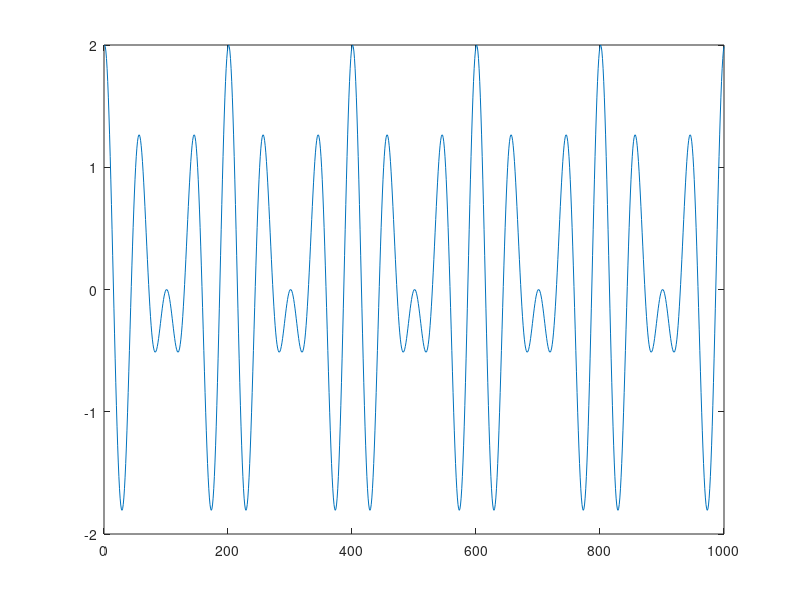
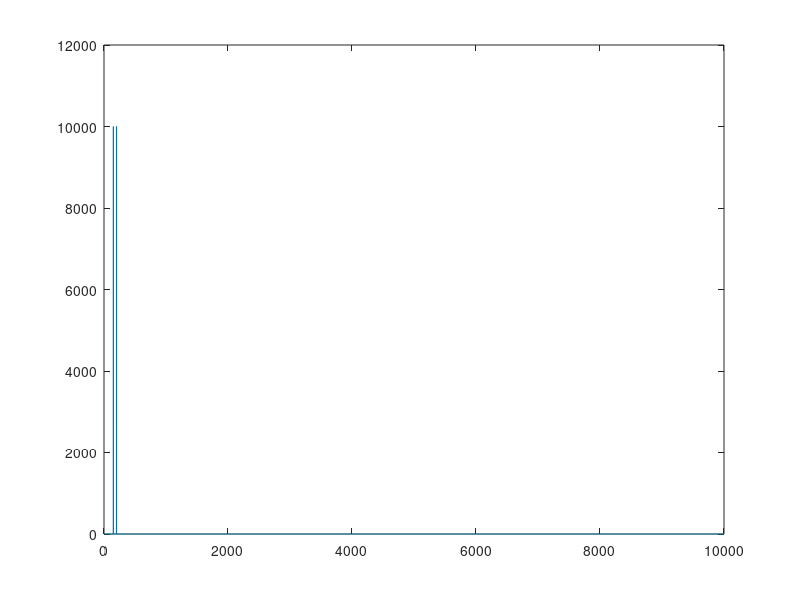
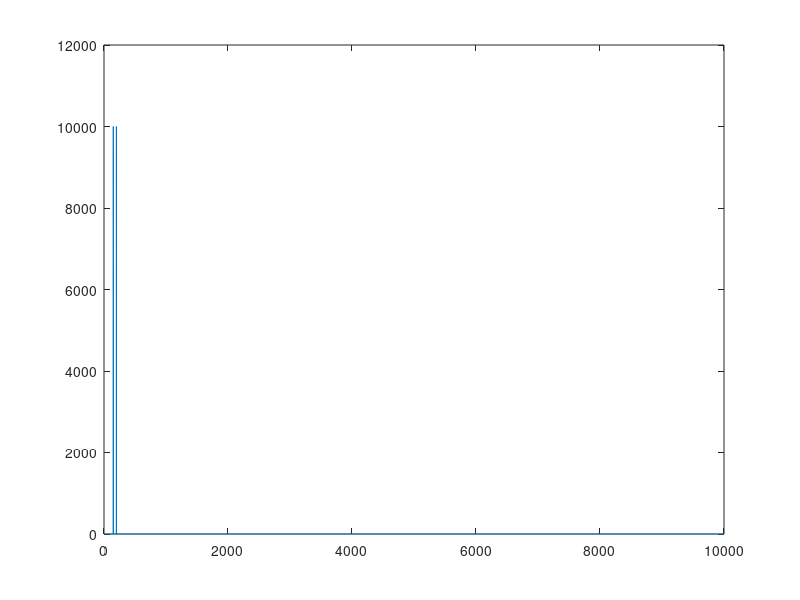

Write the MATLAB code that produced these figures, in order.

close all
fs=10000;
f=100;
t=0:1/fs:1-1/fs;
emod=exp(1i*2*pi*50*t);
x=exp(1i*2*pi*f*t);
x=x.*emod;

x2=exp(1i*2*pi*200*t);

x=x+x2;
figure 
plot(real(x(1:1000)))
X=fft(x);
figure;
plot(abs(X))

faxis=0:length(t)*1/fs:fs-1/fs;
figure 
emod2=exp(1i*2*pi*50*faxis);
X=X.*emod2;
plot(faxis,abs(X));

